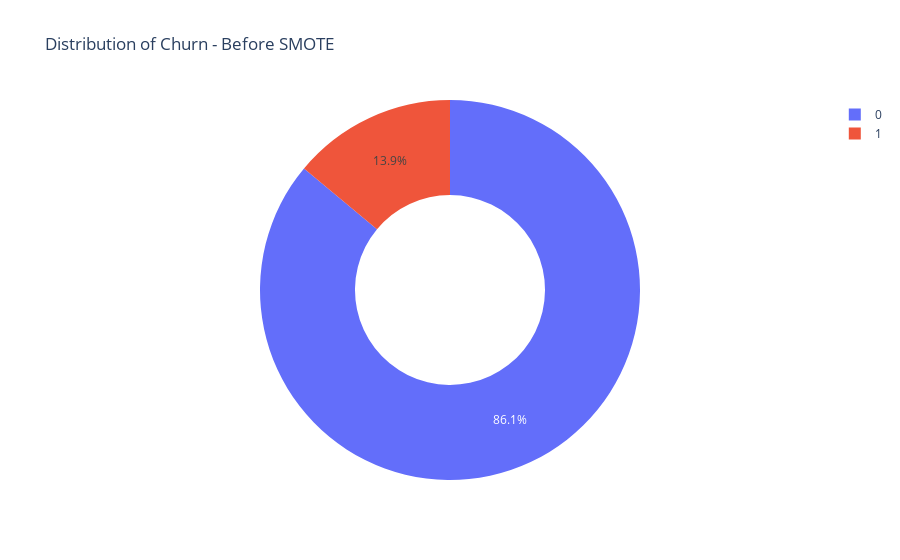

Notebook code for this chart:
### Code cell
churn = reduced_df['churn'].value_counts()
transuction = churn.index
quantity = churn.values

# draw pie circule with plotly
figure = px.pie(y_train_over,
               values = quantity,
               names = transuction,
               hole = .5,
               title = 'Distribution of Churn - Before SMOTE')
figure.show()

### Figure 1 — Plotly figure (JSON) as saved in the notebook; plotly's stock layout.template omitted (floating-point values rounded to 4 significant figures)
{"data": [{"domain": {"x": [0, 1], "y": [0, 1]}, "hole": 0.5, "hovertemplate": "label=%{label}<br>value=%{value}<extra></extra>", "labels": [0, 1], "legendgroup": "", "name": "", "showlegend": true, "type": "pie", "values": [2727, 442]}], "layout": {"legend": {"tracegroupgap": 0}, "title": {"text": "Distribution of Churn - Before SMOTE"}}}
